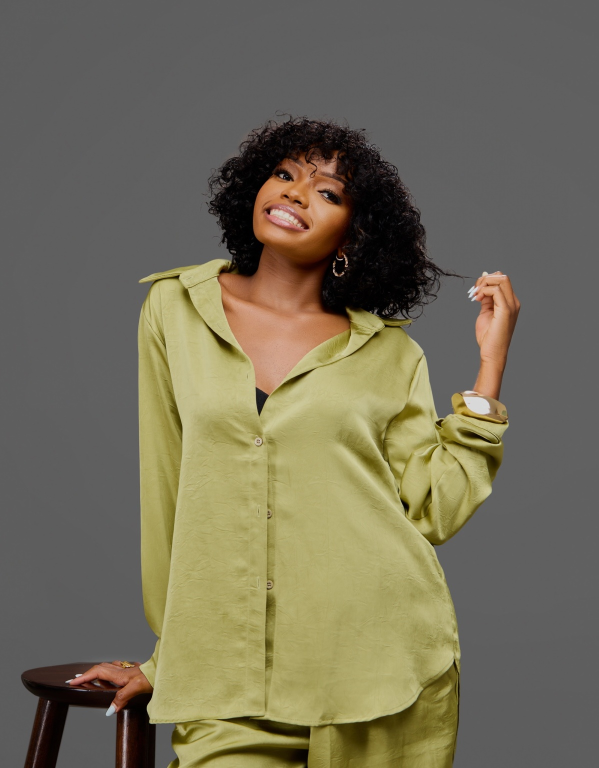
#> input picture imelda-upload-2-of-2/source-photos/originals/portrait-green.jpg, 1198 x 1536 px (shown at 1/2 size); its folder holds 4 pictures in this run
$ python prepare-photos.py
#> lines starting #> are read from the running program, lines starting #| are printed output that depends on the picture
"""Prepares every image the site uses. Originals stay in source-photos/; outputs go to src/assets/.

  python3 scripts/prepare-photos.py

- Photos (source-photos/originals/*.jpg): Imelda's own portfolio photos, lightly cleaned and sharpened, true colour.
- Cut-outs (source-photos/cutouts/*.png): background already removed (see HANDOVER.md).
- Stage backgrounds (source-photos/stage/*.jpg): enlarged, cleaned, then colour-graded onto the brand's
  navy-to-beam-blue ramp so every background sits in the same blue world.
- Duotones: brand-blue versions of every card photo; the true colour shows on hover."""
from pathlib import Path
from PIL import Image, ImageFilter, ImageOps
import numpy as np, cv2
ROOT = Path(__file__).resolve().parent.parent
SRC, OUT = ROOT / 'source-photos', ROOT / 'src/assets'
for d in ['photos', 'cutouts', 'stage', 'thumbs', 'events', 'duo']: (OUT / d).mkdir(parents=True, exist_ok=True)

def sharpen(im, r=1.2, p=60): return im.filter(ImageFilter.UnsharpMask(radius=r, percent=p, threshold=2))
def fit_max(im, w=2400):
    if im.width > w: im = im.resize((w, round(im.height * w / im.width)), Image.LANCZOS)
    return im
def enlarge(im, s): return im.resize((round(im.width * s), round(im.height * s)), Image.LANCZOS)
def clean(im, h=4):
    arr = cv2.fastNlMeansDenoisingColored(cv2.cvtColor(np.array(im), cv2.COLOR_RGB2BGR), None, h, h, 7, 21)
    return Image.fromarray(cv2.cvtColor(arr, cv2.COLOR_BGR2RGB))

# 1. Photos. studio-guest.jpg is kept in originals but not used: the station logo is on screen behind it.
PHOTOS = ['portrait-green', 'studio-mic', 'speaking-orange', 'crowd-orange', 'room-orange', 'stage-trio', 'family-fest', 'timer-coat']
for n in PHOTOS:
    im = ImageOps.exif_transpose(Image.open(SRC / 'originals' / f'{n}.jpg')).convert('RGB')
#> im is the input picture: PIL image 1198x1536 RGB; mean R, G, B 115.6, 109.8, 89.4
    im = clean(im, 3)
#> in clean, `arr = cv2.fastNlMeansDenoisingColored(cv2.cvtColor(np.array(im), cv2.C..`:
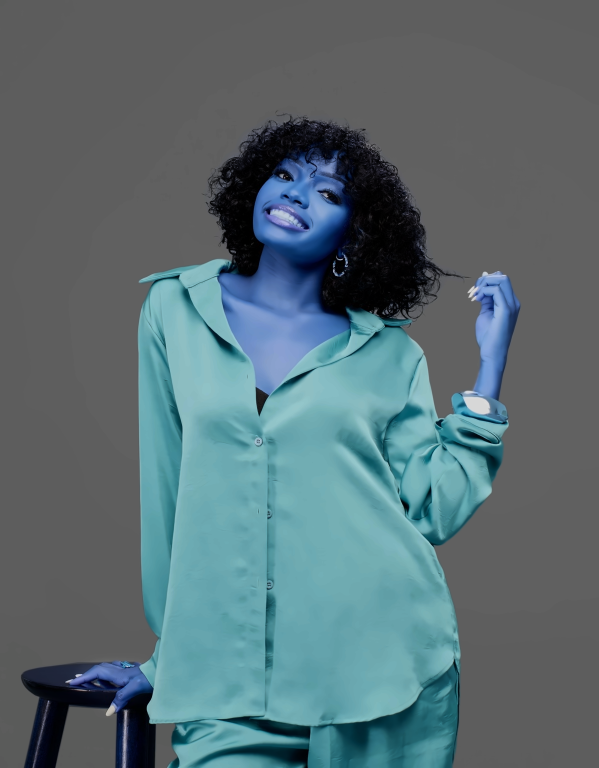
#> arr: shape (1536, 1198, 3) (shown at 1/2 size); mean R, G, B 89, 109.5, 115.3
    if im.width < 1800: im = enlarge(im, 1800 / im.width)
    sharpen(fit_max(im), 1.1, 55).save(OUT / 'photos' / f'{n}.jpg', quality=90, optimize=True, progressive=True); print('photo', n, im.size)
#| photo portrait-green (1800, 2308)
#> (the run stopped early here; a loop or call above may not have finished)
